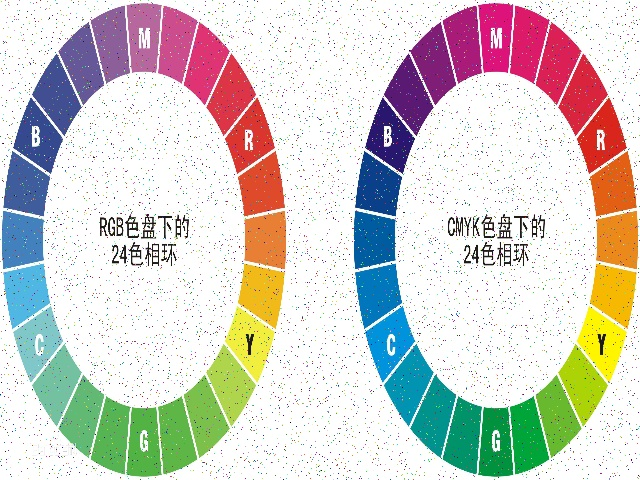
#> input picture test_salt.jpg, 640 x 480 px
$ python '图像黑帽.py'
#> lines starting #> are read from the running program, lines starting #| are printed output that depends on the picture; after the words box and inside, x2 and y2 are one past the last pixel; in counts of white or black regions, pixels touching at a corner belong together
import cv2
import numpy as np

"""
黑帽操作（得到图像内部的小孔，或前景色中的小黑点）
    黑帽图像 = 开运算图像 - 原始图像 （与礼帽运算顺序相反）
    函数 morphologyEx
    result = cv2.morphologyEx(img, cv2.MORPH_TOPHAT, kernel)

"""
img = cv2.resize(cv2.imread('./test_salt.jpg'), (640, 480))
#> img is the input picture: shape (480, 640, 3); mean B, G, R 201.4, 206.9, 209.6
img = cv2.cvtColor(img, cv2.COLOR_BGR2GRAY)
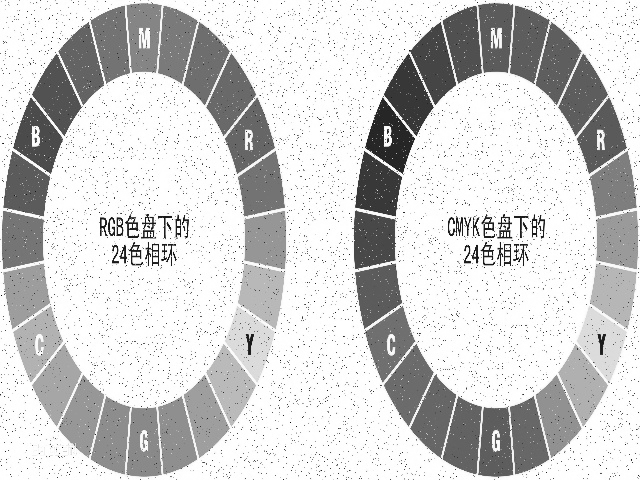
#> img: shape (480, 640); min 5, max 255, mean 207.1
img = cv2.threshold(img, 200, 255, cv2.THRESH_BINARY)[1]
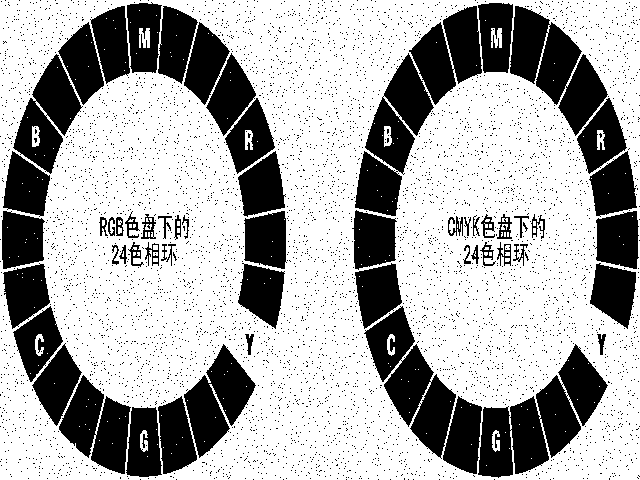
#> img: shape (480, 640); 67% white; 5283 black regions (5224 under 20 px), largest, box (x1, y1, x2, y2) and area: (478, 344, 608, 478) 8039, (510, 6, 608, 136) 6167, (364, 306, 456, 459) 6052
kernel = np.ones((3, 3), dtype=np.uint8)

blackhat = cv2.morphologyEx(img, cv2.MORPH_BLACKHAT, kernel)
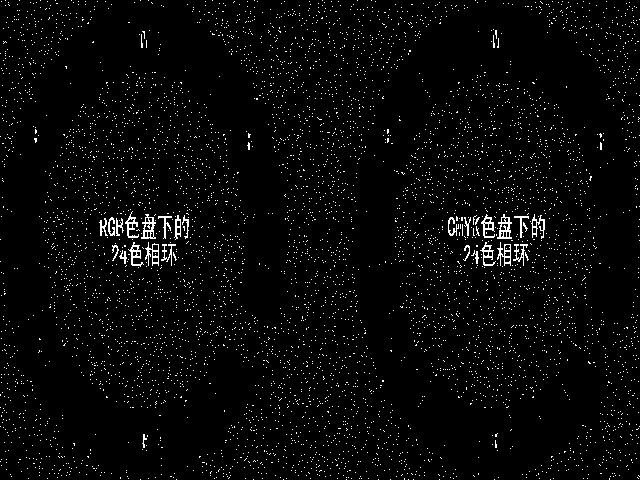
#> blackhat: shape (480, 640); 3% white in thin lines or dots

cv2.imshow('Raw', img)
cv2.imshow('Blackhat', blackhat)
cv2.imshow('Reduce', img + blackhat)
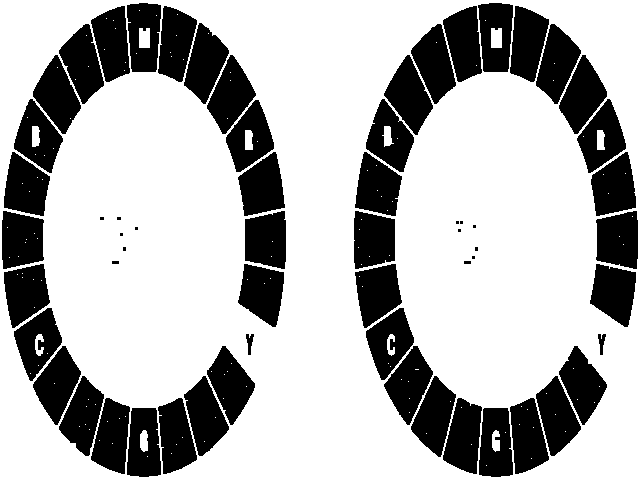
#> window 'Reduce': shape (480, 640); 69.9% white; 61 black regions (11 under 20 px), largest, box (x1, y1, x2, y2) and area: (510, 6, 549, 82) 2056, (384, 55, 433, 135) 2048, (411, 24, 456, 104) 2047

cv2.waitKey(0)
cv2.destroyAllWindows()
